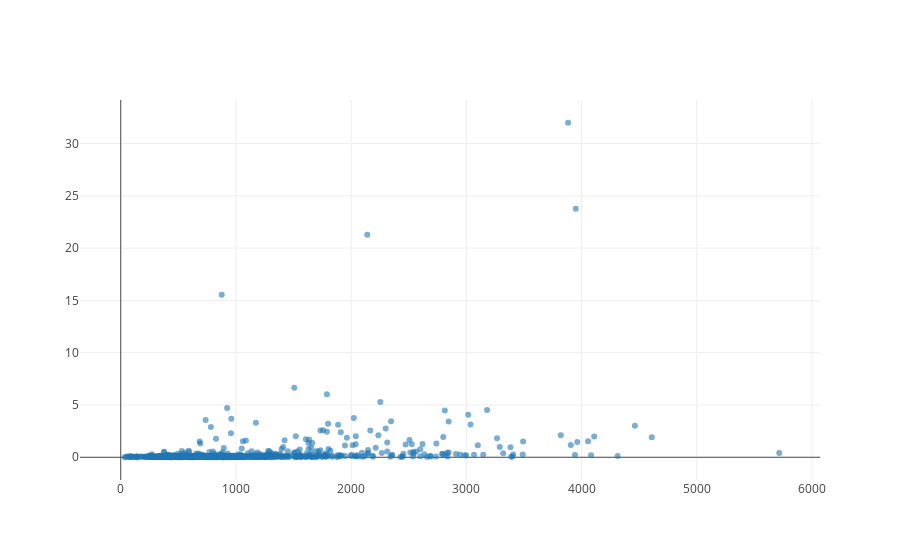

The notebook cell this image was saved under:
### Code cell
fig = go.Figure()
fig.add_scatter(x=data['Total Nitrogen (ug/L)'],
    y=data['Microcystin (ug/L)'],
    mode='markers',
    marker={
   'opacity': 0.6,
   'colorscale': 'Viridis'
  });
iplot(fig)

### Figure 1 — Plotly figure (JSON) as saved in the notebook; plotly's stock layout.template omitted (floating-point values rounded to 4 significant figures; data arrays with more than 128 entries replaced by an {"elided": "..."} marker saying what was removed)
{"data": [{"marker": {"colorscale": "Viridis", "opacity": 0.6}, "mode": "markers", "type": "scatter", "uid": "9a7c0b76-c693-11e8-b7c8-b0fc36327fe5", "x": {"elided": "1660 float values"}, "y": {"elided": "1660 float values"}}], "layout": {}}
